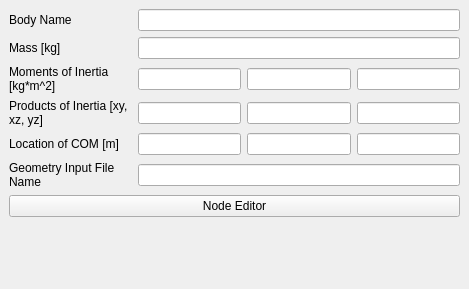
               <widget class="QWidget" name="tab">
                <attribute name="title">
                 <string>Tab 1</string>
                </attribute>
                <widget class="QWidget" name="verticalLayoutWidget_2">
                 <property name="geometry">
                  <rect>
                   <x>9</x>
                   <y>9</y>
                   <width>451</width>
                   <height>271</height>
                  </rect>
                 </property>
                 <layout class="QVBoxLayout" name="verticalLayout_26">
                  <item>
                   <layout class="QGridLayout" name="gridLayout_4">
                    <item row="0" column="0">
                     <widget class="QLabel" name="label_4">
                      <property name="text">
                       <string>Body Name</string>
                      </property>
                     </widget>
                    </item>
                    <item row="3" column="0">
                     <widget class="QLabel" name="label_11">
                      <property name="text">
                       <string>Products of Inertia [xy, xz, yz]</string>
                      </property>
                      <property name="wordWrap">
                       <bool>true</bool>
                      </property>
                     </widget>
                    </item>
                    <item row="1" column="1">
                     <widget class="QLineEdit" name="spc_cur_body_mass"/>
                    </item>
                    <item row="4" column="0">
                     <widget class="QLabel" name="label_12">
                      <property name="text">
                       <string>Location of COM [m]</string>
                      </property>
                     </widget>
                    </item>
                    <item row="2" column="1">
                     <layout class="QHBoxLayout" name="horizontalLayout_2">
                      <item>
                       <widget class="QLineEdit" name="spc_cur_body_pmoi_x"/>
                      </item>
                      <item>
                       <widget class="QLineEdit" name="spc_cur_body_pmoi_y"/>
                      </item>
                      <item>
                       <widget class="QLineEdit" name="spc_cur_body_pmoi_z"/>
                      </item>
                     </layout>
                    </item>
                    <item row="0" column="1">
                     <widget class="QLineEdit" name="spc_cur_body_name"/>
                    </item>
                    <item row="4" column="1">
                     <layout class="QHBoxLayout" name="horizontalLayout_6">
                      <item>
                       <widget class="QLineEdit" name="spc_cur_body_com_x"/>
                      </item>
                      <item>
                       <widget class="QLineEdit" name="spc_cur_body_com_y"/>
                      </item>
                      <item>
                       <widget class="QLineEdit" name="spc_cur_body_com_z"/>
                      </item>
                     </layout>
                    </item>
                    <item row="3" column="1">
                     <layout class="QHBoxLayout" name="horizontalLayout_3">
                      <item>
                       <widget class="QLineEdit" name="spc_cur_body_poi_x"/>
                      </item>
                      <item>
                       <widget class="QLineEdit" name="spc_cur_body_poi_y"/>
                      </item>
                      <item>
                       <widget class="QLineEdit" name="spc_cur_body_poi_z"/>
                      </item>
                     </layout>
                    </item>
                    <item row="1" column="0">
                     <widget class="QLabel" name="label_25">
                      <property name="text">
                       <string>Mass [kg]</string>
                      </property>
                     </widget>
                    </item>
                    <item row="2" column="0">
                     <widget class="QLabel" name="label_10">
                      <property name="text">
                       <string>Moments of Inertia [kg*m^2]</string>
                      </property>
                      <property name="wordWrap">
                       <bool>true</bool>
                      </property>
                     </widget>
                    </item>
                    <item row="5" column="0">
                     <widget class="QLabel" name="label_27">
                      <property name="text">
                       <string>Geometry Input File Name</string>
                      </property>
                      <property name="wordWrap">
                       <bool>true</bool>
                      </property>
                     </widget>
                    </item>
                    <item row="5" column="1">
                     <widget class="QLineEdit" name="spc_cur_body_geom"/>
                    </item>
                   </layout>
                  </item>
                  <item>
                   <widget class="QPushButton" name="node_editor">
                    <property name="text">
                     <string>Node Editor</string>
                    </property>
                    <property name="autoDefault">
                     <bool>false</bool>
                    </property>
                   </widget>
                  </item>
                  <item>
                   <spacer name="verticalSpacer_16">
                    <property name="orientation">
                     <enum>Qt::Vertical</enum>
                    </property>
                    <property name="sizeHint" stdset="0">
                     <size>
                      <width>20</width>
                      <height>40</height>
                     </size>
                    </property>
                   </spacer>
                  </item>
                 </layout>
                </widget>
               </widget>
